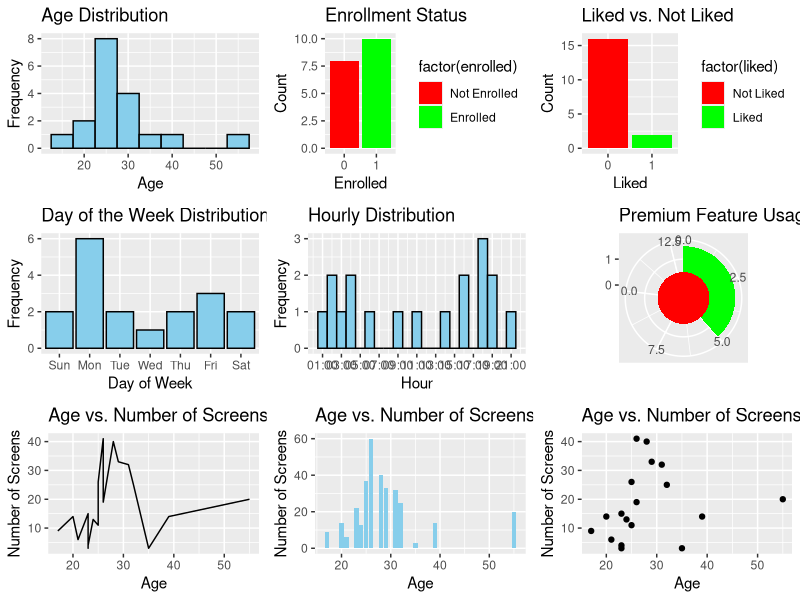

R code for this plot:
# Load necessary libraries
library(ggplot2)
library(dplyr)
library(gridExtra)

# Your dataset
data <- data.frame(
  user = c(235136, 333588, 254414, 234192, 51549, 56480, 144649, 249366, 372004, 338013, 43555, 317454, 205375, 307608, 359855, 284938, 235143, 141402),
  first_open = c("14:51.3", "16:00.9", "19:09.2", "08:46.4", "50:48.7", "58:15.8", "33:18.5", "07:49.9", "22:01.6", "22:16.0", "48:27.6", "07:07.4", "28:45.9", "52:31.8", "48:48.9", "41:35.7", "07:35.1", "12:46.9"),
  dayofweek = c(3, 6, 1, 4, 1, 2, 1, 1, 2, 4, 1, 1, 0, 5, 0, 5, 6, 5),
  hour = c("02:00:00", "01:00:00", "19:00:00", "16:00:00", "18:00:00", "09:00:00", "02:00:00", "03:00:00", "14:00:00", "18:00:00", "04:00:00", "11:00:00", "06:00:00", "19:00:00", "04:00:00", "18:00:00", "16:00:00", "21:00:00"),
  age = c(23, 24, 23, 28, 31, 20, 35, 26, 29, 26, 39, 32, 25, 23, 17, 25, 21, 55),
  screen_list = c("idscreen,joinscreen,Cycle,product_review,ScanPreview,VerifyDateOfBirth,VerifyPhone,VerifyToken,ProfileVerifySSN,Loan2,Settings,ForgotPassword,Login", "joinscreen,product_review,product_review2,ScanPreview,VerifyDateOfBirth,location,VerifyCountry,VerifyPhone,VerifyToken,Institutions,Loan2", "Splash,Cycle,Loan", "product_review,Home,product_review,Loan3,Finances,Credit3,ReferralContainer,Leaderboard,Rewards,RewardDetail,ScanPreview,location,VerifyDateOfBirth,VerifyPhone,VerifySSN,Credit1,Credit2", "idscreen,joinscreen,Cycle,Credit3Container,ScanPreview,VerifyPhone,VerifySSN,Credit1,Loan2,Home,Institutions,SelectInstitution,BankVerification,ReferralContainer,product_review,product_review2,VerifyCountry,VerifyToken,product_review", "idscreen,Cycle,Home,ScanPreview,VerifyPhone,VerifySSN,Credit1,Credit3Dashboard,Loan2,Institutions,product_review,product_review,product_review3", "product_review,product_review2,ScanPreview", "Splash,Cycle,Home,Credit3Container,Credit3Dashboard,Loan2,product_review,product_review2,ScanPreview,VerifyCountry,VerifyPhone,VerifyToken,product_review,product_review,SelectInstitution,BankVerification,TransactionList", "product_review,product_review2,ScanPreview,VerifyCountry,VerifyPhone,VerifyToken,VerifySSN,product_review,SelectInstitution,BankVerification,Institutions,RewardsContainer,ReferralContainer,Home,Loan2,location,product_review,product_review,product_review,product_review,Loan4,product_review,product_review,product_review,product_review,product_review,product_review", "Home,Loan2,product_review,product_review,product_review3,ScanPreview,VerifyDateOfBirth,location,VerifyCountry,VerifyPhone,VerifyToken,product_review,product_review,VerifySSN,product_review,SelectInstitution,BankVerification", "Splash,idscreen,Home,RewardsContainer,Settings,product_review,Leaderboard,Loan2,product_review", "product_review,Home,Loan2,Credit3Container,VerifyPhone,Credit3Dashboard,Institutions,SelectInstitution,product_review,ScanPreview,VerifyCountry,VerifyToken,product_review,product_review,BankVerification,CC1,CC1Category", "idscreen,joinscreen,Cycle,product_review,product_review2,ScanPreview,VerifyCountry,VerifyToken,VerifyPhone", "Alerts,ProfilePage,Home,Credit3Container", "joinscreen,product_review,product_review2,ScanPreview,Home", "idscreen,joinscreen,Cycle,Loan2,product_review,product_review2,VerifyDateOfBirth,location,VerifyCountry,VerifyPhone,VerifyToken,VerifySSN,product_review,SelectInstitution,BankVerification", "product_review,product_review,product_review,product_review,VerifyDateOfBirth,location", "joinscreen,Cycle,product_review,Loan2,product_review2,VerifyDateOfBirth,location,VerifyCountry,VerifyPhone,VerifyToken,VerifySSN,product_review,SelectInstitution,BankVerification"),
  numscreens = c(15, 13, 3, 40, 32, 14, 3, 41, 33, 19, 14, 25, 11, 4, 9, 26, 6, 20),
  minigame = c(0, 0, 0, 0, 0, 0, 0, 0, 1, 0, 0, 1, 0, 0, 0, 1, 0, 0),
  used_premium_feature = c(0, 0, 1, 0, 1, 0, 0, 1, 1, 0, 0, 1, 0, 0, 0, 0, 0, 0),
  enrolled = c(0, 0, 0, 1, 1, 0, 0, 1, 1, 1, 1, 0, 0, 1, 0, 1, 1, 1),
  liked = c(0, 0, 1, 0, 1, 0, 0, 0, 0, 0, 0, 0, 0, 0, 0, 0, 0, 0)
)

# Convert hour column to POSIXct format
data$hour <- as.POSIXct(data$hour, format = "%H:%M:%S")

# Age Distribution
age_dist <- ggplot(data, aes(x = age)) +
  geom_histogram(binwidth = 5, fill = "skyblue", color = "black") +
  labs(title = "Age Distribution", x = "Age", y = "Frequency")

# Enrollment Status
enrollment_status <- ggplot(data, aes(x = factor(enrolled), fill = factor(enrolled))) +
  geom_bar() +
  labs(title = "Enrollment Status", x = "Enrolled", y = "Count") +
  scale_fill_manual(values = c("red", "green"), labels = c("Not Enrolled", "Enrolled"))

# Liked vs. Not Liked
liked_status <- ggplot(data, aes(x = factor(liked), fill = factor(liked))) +
  geom_bar() +
  labs(title = "Liked vs. Not Liked", x = "Liked", y = "Count") +
  scale_fill_manual(values = c("red", "green"), labels = c("Not Liked", "Liked"))

# Day of the Week Distribution
dayofweek_dist <- ggplot(data, aes(x = factor(dayofweek))) +
  geom_bar(fill = "skyblue", color = "black") +
  labs(title = "Day of the Week Distribution", x = "Day of Week", y = "Frequency") +
  scale_x_discrete(labels = c("Sun", "Mon", "Tue", "Wed", "Thu", "Fri", "Sat"))

# Hourly Distribution
hourly_dist <- ggplot(data, aes(x = hour)) +
  geom_histogram(binwidth = 3600, fill = "skyblue", color = "black") +
  labs(title = "Hourly Distribution", x = "Hour", y = "Frequency") +
  scale_x_datetime(date_breaks = "2 hour", date_labels = "%H:%M")

# Pie chart: Premium feature usage
premium_pie <- ggplot(data, aes(x = factor(used_premium_feature), fill = factor(used_premium_feature))) +
  geom_bar(width = 1, fill = c("red", "green")) +
  coord_polar(theta = "y") +
  labs(title = "Premium Feature Usage", x = "", y = "") +
  scale_fill_manual(values = c("red", "green"), labels = c("Not Used", "Used"))

# Line Chart: Age vs. Number of Screens
line_chart <- ggplot(data, aes(x = age, y = numscreens)) +
  geom_line() +
  labs(title = "Age vs. Number of Screens", x = "Age", y = "Number of Screens")

# Bar Chart: Age vs. Number of Screens
bar_chart <- ggplot(data, aes(x = age, y = numscreens)) +
  geom_bar(stat = "identity", fill = "skyblue") +
  labs(title = "Age vs. Number of Screens", x = "Age", y = "Number of Screens")

# Scatter Plot: Age vs. Number of Screens
scatter_plot <- ggplot(data, aes(x = age, y = numscreens)) +
  geom_point() +
  labs(title = "Age vs. Number of Screens", x = "Age", y = "Number of Screens")

# Arrange plots
grid.arrange(age_dist, enrollment_status, liked_status, dayofweek_dist, hourly_dist, premium_pie, line_chart, bar_chart, scatter_plot, ncol = 3)
